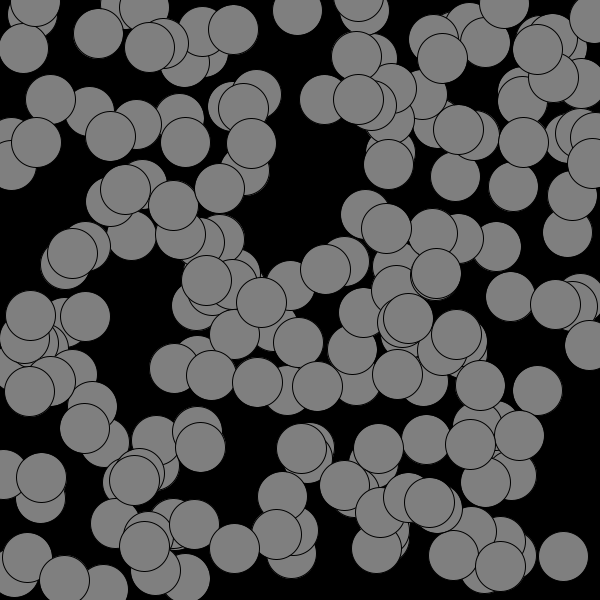
Frame 1 (no input)
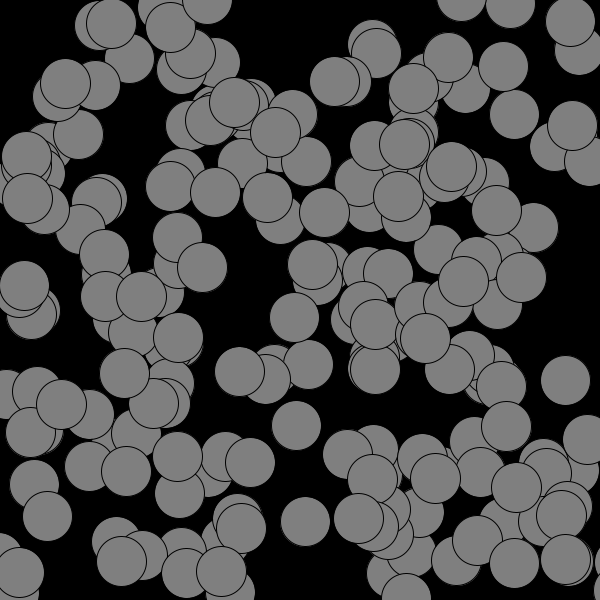
Frame 60 (the mouse pressed at the canvas centre just before this capture)
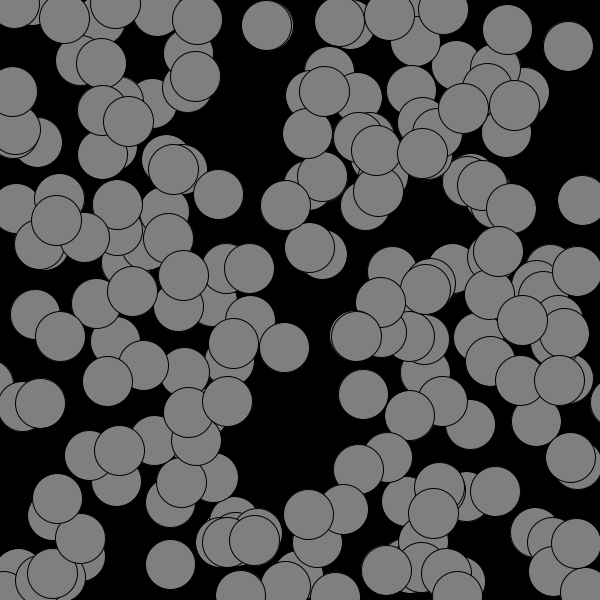
Frame 120 (the mouse held since frame 60 and released just before this capture)

The Processing sketch that drew these frames (run headless with seeded random() and noise(); from frame 60 on, the mouse is pressed at the canvas centre):

// Processing sketch: ballone_bubble
// ── ballone_bubble.pde

class circle

{ float length;
  float x;
  float y;
  float yspeed=3;


  circle(float t )
  {
    x =random( width);
    y = random(height);
  }

  void ascend()
  {
    y = y-yspeed;
    x = x+random(-3, 3);
    y = y+random(-2,2);
  }
  void display()
  {
    stroke(0);
    fill(127);
    ellipse(x, y, 50, 50);
  }
  void top()
  {
    if (y<0) {
      y=600;
    }
  }
}


circle[] circles = new circle[200];

void setup()
{
  size(600, 600);
  for (int i=0; i<circles.length; i++ )
   { circles[i] = new circle(64);}
}
void draw()
{
  background(0); 
  for (int i=0; i<circles.length; i++ )
  { 
    circles[i].ascend();
    circles[i].display();
    circles[i].top();
  }
}
